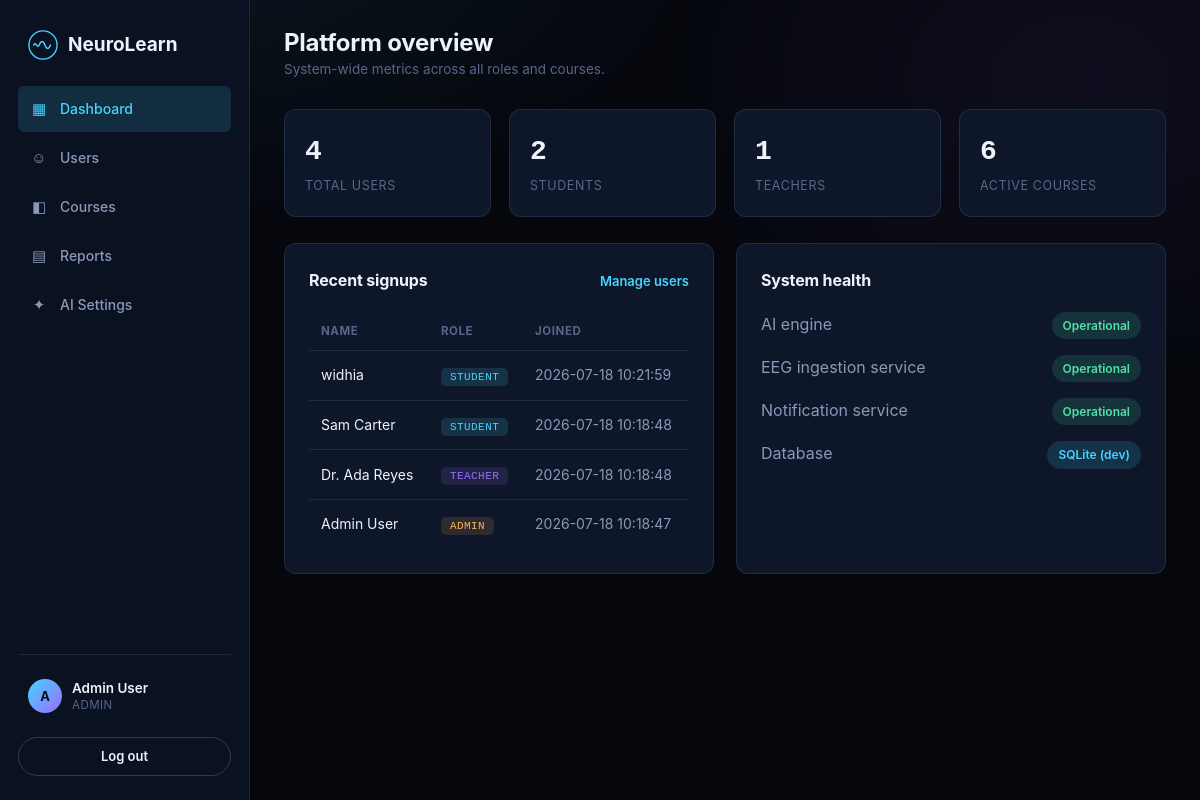
The page /admin/dashboard (signed in) on the database its author committed.
### tables this page shows
CREATE TABLE users (
    id INTEGER PRIMARY KEY AUTOINCREMENT,
    name TEXT NOT NULL,
    email TEXT UNIQUE NOT NULL,
    password_hash TEXT NOT NULL,
    role TEXT NOT NULL CHECK(role IN ('student','teacher','admin')),
    created_at TEXT DEFAULT (datetime('now'))
);

### routes/admin_routes.py (the view)
@admin_bp.route("/dashboard")
@role_required("admin")
def dashboard():
    conn = get_db()
    total_users = conn.execute("SELECT COUNT(*) c FROM users").fetchone()["c"]
    total_students = conn.execute("SELECT COUNT(*) c FROM users WHERE role='student'").fetchone()["c"]
    total_teachers = conn.execute("SELECT COUNT(*) c FROM users WHERE role='teacher'").fetchone()["c"]
    total_courses = conn.execute("SELECT COUNT(*) c FROM courses").fetchone()["c"]
    recent = conn.execute("SELECT name, role, created_at FROM users ORDER BY id DESC LIMIT 6").fetchall()
    conn.close()
    stats = {
        "total_users": total_users, "total_students": total_students,
        "total_teachers": total_teachers, "total_courses": total_courses,
    }
    recent_users = [{"name": r["name"], "role": r["role"], "joined": r["created_at"]} for r in recent]
    return render_template("admin/dashboard.html", stats=stats, recent_users=recent_users)

### database/connection.py (called while the page is built)
def get_db():
    conn = sqlite3.connect(Config.DATABASE_PATH)
    conn.row_factory = sqlite3.Row
    conn.execute("PRAGMA foreign_keys = ON")
    return conn

### templates/admin/dashboard.html (shortened to what this page needs)
{% extends "layouts/app_base.html" %}
{% block sidenav %}
<a href="{{ url_for('admin.dashboard') }}" class="active"><span class="ico">▦</span>Dashboard</a>
<a href="{{ url_for('admin.users') }}"><span class="ico">☺</span>Users</a>
<a href="{{ url_for('admin.courses') }}"><span class="ico">◧</span>Courses</a>
<a href="{{ url_for('admin.reports') }}"><span class="ico">▤</span>Reports</a>
<a href="{{ url_for('admin.ai_settings') }}"><span class="ico">✦</span>AI Settings</a>
{% endblock %}
{% block content %}
<div class="app-topbar"><div><h1>Platform overview</h1><div class="sub">System-wide metrics across all roles and courses.</div></div></div>
<div class="stat-grid">
  <div class="stat-card"><div class="value">{{ stats.total_users }}</div><div class="label">Total users</div></div>
  <div class="stat-card"><div class="value">{{ stats.total_students }}</div><div class="label">Students</div></div>
  <div class="stat-card"><div class="value">{{ stats.total_teachers }}</div><div class="label">Teachers</div></div>
  <div class="stat-card"><div class="value">{{ stats.total_courses }}</div><div class="label">Active courses</div></div>
</div>
<div class="grid-2">
  <div class="panel">
    <div class="panel-title"><h3>Recent signups</h3><a href="{{ url_for('admin.users') }}" class="link">Manage users</a></div>
    <table>
      <thead><tr><th>Name</th><th>Role</th><th>Joined</th></tr></thead>
      <tbody>
        {% for u in recent_users %}
        <tr><td style="color:var(--text-primary);">{{ u.name }}</td><td><span class="badge-role badge-{{ u.role }}">{{ u.role }}</span></td><td>{{ u.joined }}</td></tr>
        {% endfor %}
      </tbody>
    </table>
  </div>
  <div class="panel">
    <div class="panel-title"><h3>System health</h3></div>
    <div class="mb-16 flex justify-between"><span class="muted">AI engine</span><span class="pill pill-green">Operational</span></div>
    <div class="mb-16 flex justify-between"><span class="muted">EEG ingestion service</span><span class="pill pill-green">Operational</span></div>
    <div class="mb-16 flex justify-between"><span class="muted">Notification service</span><span class="pill pill-green">Operational</span></div>
    <div class="flex justify-between"><span class="muted">Database</span><span class="pill pill-blue">SQLite (dev)</span></div>
  </div>
</div>
{% endblock %}

### templates/layouts/app_base.html (shortened to what this page needs)
<!DOCTYPE html>
<html lang="en">
<head>
<link rel="stylesheet" href="{{ url_for('static', filename='css/style.css') }}">
</head>
<body>
<div class="app-shell">
  <aside class="app-sidebar">
    <a href="{{ url_for('public.home') }}" class="brand">
      <svg class="brand-mark" viewBox="0 0 32 32" fill="none">
        <circle cx="16" cy="16" r="15" stroke="#45d4ff" stroke-width="1.4"/>
        <path d="M6 16c2-5 4 5 6 0s4-5 6 0 4 5 6 0" stroke="#45d4ff" stroke-width="1.6" fill="none" stroke-linecap="round"/>
      </svg>
      NeuroLearn
    </a>
    <nav class="side-nav">
      {% block sidenav %}{% endblock %}
    </nav>
    <div class="side-foot">
      <div class="user-chip">
        <div class="avatar">{{ session.get('name','U')[0]|upper }}</div>
        <div class="meta">
          <div class="name">{{ session.get('name','User') }}</div>
          <div class="role">{{ session.get('role','student') }}</div>
        </div>
      </div>
      <a href="{{ url_for('auth.logout') }}" class="btn btn-ghost btn-sm btn-block mt-16">Log out</a>
    </div>
  </aside>
  <main class="app-main">
    {% block content %}{% endblock %}
  </main>
</div>
</body>
</html>

### rows shown on the page
users: get "Admin User", get "ADMIN", name "Admin User", role "ADMIN", joined "2026-07-18 10:18:47"
users: name "widhia", role "STUDENT", joined "2026-07-18 10:21:59"
users: name "Sam Carter", role "STUDENT", joined "2026-07-18 10:18:48"
users: name "Dr. Ada Reyes", role "TEACHER", joined "2026-07-18 10:18:48"

### other values the page prints
{{ session.get('name','U')[0]|upper }} "A"
{{ stats.total_users }} "4"
{{ stats.total_students }} "2"
{{ stats.total_teachers }} "1"
{{ stats.total_courses }} "6"
